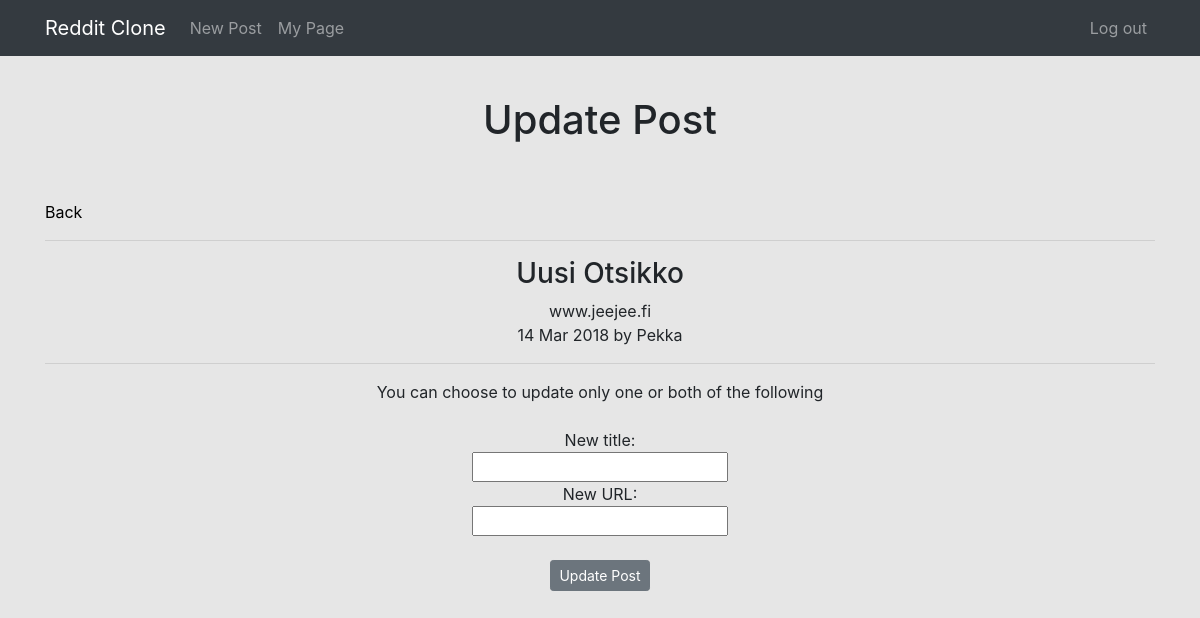
/posts/11/update (signed in), run on the app's committed database.
### posts/models.py (models this page shows)
class Post(models.Model):
    title = models.CharField(max_length=200)
    url = models.TextField()
    pub_date = models.DateTimeField()
    author = models.ForeignKey(settings.AUTH_USER_MODEL, on_delete=models.CASCADE)
    votes_total =  models.IntegerField(default=0)
    def pub_date_pretty(self):
        return self.pub_date.strftime('%e %b %Y')

### posts/views.py (the view)
# urls.py: url(r'(?P<pk>[0-9]+)/update', views.update, name='update'),
@login_required
def update(request, pk):
    post = Post.objects.get(pk=pk)
    if request.user.username == post.author.username:
        if request.method == 'POST':
            if request.POST['title'] or request.POST['url']:
                qpost = Post.objects.filter(pk=pk)
                if request.POST['title']:
                    qpost.update(title = request.POST['title'])
                if request.POST['url']:
                    qpost.update(url = request.POST['url'])
                return redirect(request.META['HTTP_REFERER'])
            else:
                return render(request, 'posts/update.html', {'post':post})
        else:
            return render(request, 'posts/update.html', {'post':post})
    else:
        return redirect('home')

### posts/templates/posts/update.html (shortened to what this page needs)
{% extends 'base.html' %}
{% block content %}
<h1 class="text-center"> Update Post </h1>
<br />
<br />
<div class="container">
<a href="{% url 'posts:allposts' post.author_id %}"><span class="oi oi-arrow-left" title="Back" aria-hidden="true" style="color:black"> Back</span></a>
</div>
<div class="container text-center">
    <hr />
    <h3>{{ post.title }}</h3>
    {{ post.url }}
    <br/>
    {{ post.pub_date_pretty }} by {{ post.author.username }}
    <hr />
  <form method="POST" action="{% url 'posts:update' post.id %}">
    You can choose to update only one or both of the following
    <br />
    <br />
    New title:
    <br />
    <input type="text" name="title" />
    <br />
    New URL:
    <br />
    <input type="text" name="url" />
    <br />
    <br />
    <input class="btn btn-secondary btn-sm" type="submit" value="Update Post" />
</div>
{% endblock %}

### templates/base.html (style rules this page uses)
body { background-color: #e6e6e6; }

### data on the page
Post: title "Uusi Otsikko", url "www.jeejee.fi", pub_date_pretty "14 Mar 2018", author.username "Pekka"
